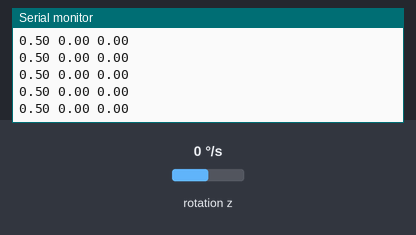
This sketch was run on a simulated Arduino Uno, built with avr-gcc and run on an emulated ATmega328P. On the bench: the last lines printed to the serial monitor. Wiring (inferred from the names in the program): MPU-6050 motion sensor at I2C address 0x68. The inputs (shaded band) are chosen by the test bench; at power-on: rotation z 0 °/s.

Above: at 5.3 s.
5.4 s: rotation z set to -192 °/s
At 6.0 s:
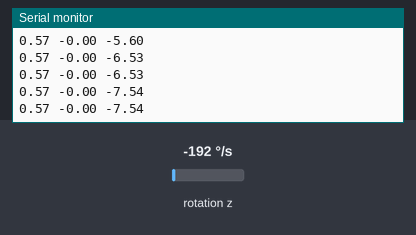
8.4 s: rotation z set to -100 °/s
At 9.5 s:
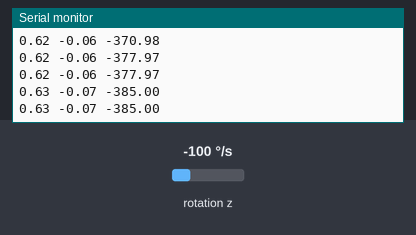
Timing chart, 0 to 11.4 s (numbered marks = the images above; inputs shaded):
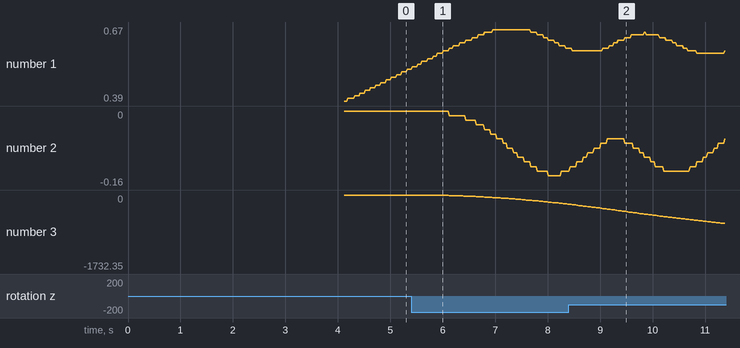

Measured:
- after the input at 5.4 s, the serial monitor: prints a new line after 0.09 s (image 1)
- plotted number 2: 0 → -0.13 after the input at 5.4 s
- plotted number 3: 0 → -215.73 after the input at 5.4 s

The sketch:

rover_position_v2.ino
```cpp
/*
   Filename: Rover Top Module
   Authors: Shilpa R. , Niladri Dutta, Varshini K, Rahul Rathode
   Description: Code written for autonomous rover during a Team Indus Rover Workshop, June 2018
   Date Created: 12-06-2018
   Version Info:
    0.1 Base Version
*/
#define POSITION_UNIT_TEST // Uncomment for Rover Position Unit Testing using IMU

// Header Files
#include "rover_position.h"


  positioning *ps;

void setup() {
  Serial.begin(9600);
  ps = new positioning;
  ps->intialize_position_unittest();
}

void loop() {
  //  disp("LOOP...");
    ps->position_unittest();
}
```

display.h
```cpp
#ifndef DISPLAY_H
#define DISPLAY_H

// Display Functions

void disp(String str)
{
  Serial.print(str);
}

void displn(String str)
{
  Serial.println(str);
}
#endif
```

rover_position.h
```cpp
/*
   Filename: Rover Top Module
   Authors: Shilpa R. , Niladri Dutta, Varshini K, Rahul Rathode
   Description: Code written for autonomous rover during a Team Indus Rover Workshop, June 2018
   Date Created: 12-06-2018
   Version Info:
    0.1 Base Version
*/

#ifndef POSITION_H

#define POSITION_H


#ifndef POSITION_UNIT_TEST
#define POSITION_UNIT_TEST // Uncomment for Rover Position Unit Testing using IMU
#endif

// Header Files
#include "display.h"
#include<Wire.h>
#include<time.h>


// IMU Configuration
#define DEFAULT_BUFFER_SIZE   100
#define DEFAULT_MPU_ADDRESS 0x68
#define PWR_MGMT_1    0x6B
#define ACCEL_XOUT_H 0x47
#define DEFAULT_SPEED 0.1

class positioning
{
  private:
    int buffer_size;
    int MPU_addr; // I2C address of the MPU-6050
    int16_t AcX, AcY, AcZ, Tmp, GyX, GyY, GyZ;
    float scaled_AcX, scaled_AcY, scaled_AcZ, scaled_GyX, scaled_GyY, scaled_GyZ;
    float scalefactor_Ac = 16384;
    float scalefactor_Gy = 131;
    unsigned long dt, t_a_prev, t_a_curr;
    int16_t GyZ_buffer[DEFAULT_BUFFER_SIZE];
    int16_t GyZ_index = 0;

    int16_t offset_yaw = 0;


    // Positioning & Navigation Configuration

    // Positioning & Navigation Configuration
    float x, y; //Current position Coordintate
    float x_g, y_g; //Goal Coordintate
    float yaw; // Orientation: Yaw

    float speed ;  // in cm/s
    long t_p_prev, t_p_curr;

    // Reset buffer
    void buffer_reset(int16_t buffer[], int16_t buffer_size) {
      for (int i = 0; i < buffer_size; ++i) {
        buffer[i] = 0;
      }
    }

    // Insert data into buffer
    void buffer_insert(int16_t buffer[], int16_t buffer_size, int &index, int16_t data) {
      buffer[index] = data;
      index = (index + 1) % buffer_size;
    }

    // Mean of data in the buffer
    float buffer_mean(int16_t buffer[], int16_t buffer_size) {
      long sum = 0;
      for (int i = 0; i < buffer_size; ++i) {
        //    disp(String(buffer[i]));
        //    disp(" ");
        sum += buffer[i];
      }
      return ((float)sum) / buffer_size;
    }


  public:
    void update_speed(float speed = DEFAULT_SPEED)
    {
      this->speed = speed;
    }

    void update_goal(int x_g, int y_g)
    {
      this->x_g = x_g;
      this->y_g = y_g;
    }

    float get_desired_yaw()
    {
      float yaw_d = atan2((y_g - y) , (x_g - x))*180/PI;
      return yaw_d;
    }


    float get_x()
    {
      return this->x;
    }


    float get_y()
    {
      return this->y;
    }

    float get_x_g()
    {
      return this->x_g;
    }


    float get_y_g()
    {
      return this->y_g;
    }

    float get_yaw()
    {
      update_heading();
      return this->yaw;
    }

    float distance_to_goal()
    {
      return sqrt(sq(x - x_g) + sq(y - y_g));
    }

    // Initialize IMU
    void initialize_imu(int MPU_addr = DEFAULT_MPU_ADDRESS) {

#ifdef POSITION_UNIT_TEST
      displn("Initialize IMU");
#endif
      this->MPU_addr = MPU_addr;
      Wire.begin();
      Wire.beginTransmission(this->MPU_addr);
      Wire.write(PWR_MGMT_1);  // PWR_MGMT_1 = 0x6B register
      Wire.write(0);     // set to zero (wakes up the MPU-6050)
      Wire.endTransmission(true);
    }

    // Initialise Positioning system

    void initialize_position()
    {
#ifdef POSITION_UNIT_TEST
      displn("Initialize POSITION X,Y,YAW,Xg,Yg");
#endif
      x = y = yaw = 0;
      x_g = y_g = 0;
      t_p_prev = t_p_curr = micros();

    }

    // Initialize Heading
    void initialize_heading(int buffer_size = DEFAULT_BUFFER_SIZE)
    {
#ifdef POSITION_UNIT_TEST
      displn("Initialize heading");
#endif
      this->buffer_size = buffer_size;
      buffer_reset(GyZ_buffer, buffer_size);
      t_a_prev = micros();
      yaw = 0;
    }

    void intitialize_positioning( int MPU_addr = DEFAULT_MPU_ADDRESS , int buffer_size = DEFAULT_BUFFER_SIZE, float speed = DEFAULT_SPEED)
    {
#ifdef POSITION_UNIT_TEST
      displn("Initialize POSITIONING");
#endif
      initialize_imu(MPU_addr);
      initialize_position();
      initialize_heading(buffer_size);
      update_speed(speed);
#ifdef POSITION_UNIT_TEST
      displn("POSITIONING Initialization Complete");
#endif
    }

    positioning( int MPU_addr = DEFAULT_MPU_ADDRESS , int buffer_size = DEFAULT_BUFFER_SIZE, float speed = DEFAULT_SPEED)
    {
      intitialize_positioning( MPU_addr , buffer_size, speed);
    }

    //Calculate & Update Position

    void calculate_position()
    {
      t_p_curr = micros();
      long dt = t_p_curr - t_p_prev;
      float dist = dt * speed / 1000000;
      x = x + dist * cos(yaw * PI / 180);
      y = y + dist * sin(yaw * PI / 180);
      t_p_prev = t_p_curr;
    }


    // Calibrate IMU
    void calibrate_yaw()
    {


      long sum = 0;
      offset_yaw = 0;
      int calibration_samples = 5000;
      for (int i = 0; i < calibration_samples; i++)
      {
        Wire.beginTransmission(MPU_addr);
        Wire.write(ACCEL_XOUT_H);  // starting with register 0x3B (ACCEL_XOUT_H)
        Wire.endTransmission(false);
        Wire.requestFrom(MPU_addr, 2, true); // request a total of 14 registers
        GyZ = Wire.read() << 8 | Wire.read(); // 0x47 (GYRO_ZOUT_H) & 0x48 (GYRO_ZOUT_L)
        buffer_insert(GyZ_buffer, buffer_size, GyZ_index, GyZ);
        sum += GyZ;
      }
      offset_yaw = sum / calibration_samples;
      Serial.print("Offset: ");
      displn(String(offset_yaw)) ;
    }


    // Calibrate Modules
    void calibrate()
    {
      initialize_imu();
      buffer_reset(GyZ_buffer, buffer_size);
      calibrate_yaw();
    }

    // Get Heading
    void update_heading() {

      Wire.beginTransmission(MPU_addr);
      Wire.write(ACCEL_XOUT_H);  // starting with register 0x47 (GYRO_ZOUT_H)
      Wire.endTransmission(false);
      Wire.requestFrom(MPU_addr, 2, true); // request a total of 2 registers
      GyZ = Wire.read() << 8 | Wire.read() ; // 0x47 (GYRO_ZOUT_H) & 0x48 (GYRO_ZOUT_L)
      buffer_insert(GyZ_buffer, buffer_size, GyZ_index, GyZ);
      t_a_curr = micros();
      dt = t_a_curr - t_a_prev;
      t_a_prev = t_a_curr;
      scaled_GyZ = (buffer_mean(GyZ_buffer, buffer_size) - offset_yaw) / scalefactor_Gy;
      yaw = yaw + ( scaled_GyZ * dt / 1000000.0);
    }

    void update_pose()
    {

      this->update_heading();
      this->calculate_position();

#ifdef POSITION_UNIT_TEST
      position_telemetry();
#endif
    }


#ifdef POSITION_UNIT_TEST
    void position_telemetry()
    {
      disp(String(x));
      disp(" ");
      disp(String(y));
      disp(" ");
      disp(String(yaw));
      disp(" ");
      disp("\n");
    }


    void intialize_position_unittest() {
      disp("UNITTEST...CALIBRATING...");
      intitialize_positioning( MPU_addr , buffer_size);
      calibrate();


      delay(1000);

    }

    void position_unittest() {
      update_pose();

      position_telemetry();
    }
#endif
};
#endif
```
